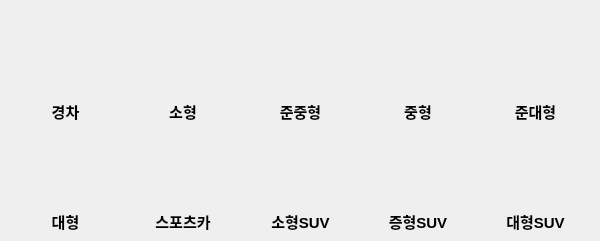
         <widget class="QWidget" name="tab_5">
          <attribute name="title">
           <string>차종별</string>
          </attribute>
          <widget class="QPushButton" name="pushButton_28">
           <property name="enabled">
            <bool>true</bool>
           </property>
           <property name="geometry">
            <rect>
             <x>140</x>
             <y>120</y>
             <width>90</width>
             <height>90</height>
            </rect>
           </property>
           <property name="cursor">
            <cursorShape>PointingHandCursor</cursorShape>
           </property>
           <property name="text">
            <string/>
           </property>
           <property name="icon">
            <iconset>
             <normaloff>../../Desktop/Important/다나와_프로젝트/사진/스포츠카.png</normaloff>../../Desktop/Important/다나와_프로젝트/사진/스포츠카.png</iconset>
           </property>
           <property name="iconSize">
            <size>
             <width>60</width>
             <height>60</height>
            </size>
           </property>
           <property name="default">
            <bool>false</bool>
           </property>
           <property name="flat">
            <bool>true</bool>
           </property>
          </widget>
          <widget class="QPushButton" name="pushButton_29">
           <property name="enabled">
            <bool>true</bool>
           </property>
           <property name="geometry">
            <rect>
             <x>255</x>
             <y>120</y>
             <width>90</width>
             <height>90</height>
            </rect>
           </property>
           <property name="cursor">
            <cursorShape>PointingHandCursor</cursorShape>
           </property>
           <property name="text">
            <string/>
           </property>
           <property name="icon">
            <iconset>
             <normaloff>../../Desktop/Important/다나와_프로젝트/사진/소형SUV.png</normaloff>../../Desktop/Important/다나와_프로젝트/사진/소형SUV.png</iconset>
           </property>
           <property name="iconSize">
            <size>
             <width>60</width>
             <height>60</height>
            </size>
           </property>
           <property name="default">
            <bool>false</bool>
           </property>
           <property name="flat">
            <bool>true</bool>
           </property>
          </widget>
          <widget class="QPushButton" name="pushButton_30">
           <property name="enabled">
            <bool>true</bool>
           </property>
           <property name="geometry">
            <rect>
             <x>370</x>
             <y>120</y>
             <width>90</width>
             <height>90</height>
            </rect>
           </property>
           <property name="cursor">
            <cursorShape>PointingHandCursor</cursorShape>
           </property>
           <property name="text">
            <string/>
           </property>
           <property name="icon">
            <iconset>
             <normaloff>../../Desktop/Important/다나와_프로젝트/사진/중형SUV.png</normaloff>../../Desktop/Important/다나와_프로젝트/사진/중형SUV.png</iconset>
           </property>
           <property name="iconSize">
            <size>
             <width>60</width>
             <height>60</height>
            </size>
           </property>
           <property name="default">
            <bool>false</bool>
           </property>
           <property name="flat">
            <bool>true</bool>
           </property>
          </widget>
          <widget class="QPushButton" name="pushButton_31">
           <property name="enabled">
            <bool>true</bool>
           </property>
           <property name="geometry">
            <rect>
             <x>140</x>
             <y>10</y>
             <width>90</width>
             <height>90</height>
            </rect>
           </property>
           <property name="cursor">
            <cursorShape>PointingHandCursor</cursorShape>
           </property>
           <property name="text">
            <string/>
           </property>
           <property name="icon">
            <iconset>
             <normaloff>../../Desktop/Important/다나와_프로젝트/사진/소형.png</normaloff>../../Desktop/Important/다나와_프로젝트/사진/소형.png</iconset>
           </property>
           <property name="iconSize">
            <size>
             <width>60</width>
             <height>60</height>
            </size>
           </property>
           <property name="default">
            <bool>false</bool>
           </property>
           <property name="flat">
            <bool>true</bool>
           </property>
          </widget>
          <widget class="QPushButton" name="pushButton_32">
           <property name="enabled">
            <bool>true</bool>
           </property>
           <property name="geometry">
            <rect>
             <x>20</x>
             <y>120</y>
             <width>90</width>
             <height>90</height>
            </rect>
           </property>
           <property name="cursor">
            <cursorShape>PointingHandCursor</cursorShape>
           </property>
           <property name="text">
            <string/>
           </property>
           <property name="icon">
            <iconset>
             <normaloff>../../Desktop/Important/다나와_프로젝트/사진/대형.png</normaloff>../../Desktop/Important/다나와_프로젝트/사진/대형.png</iconset>
           </property>
           <property name="iconSize">
            <size>
             <width>60</width>
             <height>60</height>
            </size>
           </property>
           <property name="default">
            <bool>false</bool>
           </property>
           <property name="flat">
            <bool>true</bool>
           </property>
          </widget>
          <widget class="QPushButton" name="pushButton_33">
           <property name="enabled">
            <bool>true</bool>
           </property>
           <property name="geometry">
            <rect>
             <x>20</x>
             <y>10</y>
             <width>90</width>
             <height>90</height>
            </rect>
           </property>
           <property name="cursor">
            <cursorShape>PointingHandCursor</cursorShape>
           </property>
           <property name="text">
            <string/>
           </property>
           <property name="icon">
            <iconset>
             <normaloff>../../Desktop/Important/다나와_프로젝트/사진/경차.png</normaloff>../../Desktop/Important/다나와_프로젝트/사진/경차.png</iconset>
           </property>
           <property name="iconSize">
            <size>
             <width>60</width>
             <height>60</height>
            </size>
           </property>
           <property name="default">
            <bool>false</bool>
           </property>
           <property name="flat">
            <bool>true</bool>
           </property>
          </widget>
          <widget class="QPushButton" name="pushButton_34">
           <property name="enabled">
            <bool>true</bool>
           </property>
           <property name="geometry">
            <rect>
             <x>490</x>
             <y>10</y>
             <width>90</width>
             <height>90</height>
            </rect>
           </property>
           <property name="cursor">
            <cursorShape>PointingHandCursor</cursorShape>
           </property>
           <property name="text">
            <string/>
           </property>
           <property name="icon">
            <iconset>
             <normaloff>../../Desktop/Important/다나와_프로젝트/사진/준대형.png</normaloff>../../Desktop/Important/다나와_프로젝트/사진/준대형.png</iconset>
           </property>
           <property name="iconSize">
            <size>
             <width>60</width>
             <height>60</height>
            </size>
           </property>
           <property name="default">
            <bool>false</bool>
           </property>
           <property name="flat">
            <bool>true</bool>
           </property>
          </widget>
          <widget class="QPushButton" name="pushButton_35">
           <property name="enabled">
            <bool>true</bool>
           </property>
           <property name="geometry">
            <rect>
             <x>490</x>
             <y>120</y>
             <width>90</width>
             <height>90</height>
            </rect>
           </property>
           <property name="cursor">
            <cursorShape>PointingHandCursor</cursorShape>
           </property>
           <property name="text">
            <string/>
           </property>
           <property name="icon">
            <iconset>
             <normaloff>../../Desktop/Important/다나와_프로젝트/사진/대형SUV.png</normaloff>../../Desktop/Important/다나와_프로젝트/사진/대형SUV.png</iconset>
           </property>
           <property name="iconSize">
            <size>
             <width>60</width>
             <height>60</height>
            </size>
           </property>
           <property name="default">
            <bool>false</bool>
           </property>
           <property name="flat">
            <bool>true</bool>
           </property>
          </widget>
          <widget class="QPushButton" name="pushButton_36">
           <property name="enabled">
            <bool>true</bool>
           </property>
           <property name="geometry">
            <rect>
             <x>255</x>
             <y>10</y>
             <width>90</width>
             <height>90</height>
            </rect>
           </property>
           <property name="cursor">
            <cursorShape>PointingHandCursor</cursorShape>
           </property>
           <property name="text">
            <string/>
           </property>
           <property name="icon">
            <iconset>
             <normaloff>../../Desktop/Important/다나와_프로젝트/사진/준중형.png</normaloff>../../Desktop/Important/다나와_프로젝트/사진/준중형.png</iconset>
           </property>
           <property name="iconSize">
            <size>
             <width>60</width>
             <height>60</height>
            </size>
           </property>
           <property name="default">
            <bool>false</bool>
           </property>
           <property name="flat">
            <bool>true</bool>
           </property>
          </widget>
          <widget class="QPushButton" name="pushButton_37">
           <property name="enabled">
            <bool>true</bool>
           </property>
           <property name="geometry">
            <rect>
             <x>370</x>
             <y>10</y>
             <width>90</width>
             <height>90</height>
            </rect>
           </property>
           <property name="cursor">
            <cursorShape>PointingHandCursor</cursorShape>
           </property>
           <property name="text">
            <string/>
           </property>
           <property name="icon">
            <iconset>
             <normaloff>../../Desktop/Important/다나와_프로젝트/사진/중형.png</normaloff>../../Desktop/Important/다나와_프로젝트/사진/중형.png</iconset>
           </property>
           <property name="iconSize">
            <size>
             <width>60</width>
             <height>60</height>
            </size>
           </property>
           <property name="default">
            <bool>false</bool>
           </property>
           <property name="flat">
            <bool>true</bool>
           </property>
          </widget>
          <widget class="QWidget" name="layoutWidget_4">
           <property name="geometry">
            <rect>
             <x>10</x>
             <y>100</y>
             <width>581</width>
             <height>22</height>
            </rect>
           </property>
           <layout class="QGridLayout" name="gridLayout_10">
            <item row="0" column="0">
             <widget class="QLabel" name="label_30">
              <property name="font">
               <font>
                <pointsize>11</pointsize>
                <bold>true</bold>
                <stylestrategy>PreferDefault</stylestrategy>
                <hintingpreference>PreferDefaultHinting</hintingpreference>
               </font>
              </property>
              <property name="text">
               <string>경차</string>
              </property>
              <property name="alignment">
               <set>Qt::AlignCenter</set>
              </property>
             </widget>
            </item>
            <item row="0" column="1">
             <widget class="QLabel" name="label_31">
              <property name="font">
               <font>
                <pointsize>11</pointsize>
                <bold>true</bold>
                <stylestrategy>PreferDefault</stylestrategy>
                <hintingpreference>PreferDefaultHinting</hintingpreference>
               </font>
              </property>
              <property name="text">
               <string>소형</string>
              </property>
              <property name="alignment">
               <set>Qt::AlignCenter</set>
              </property>
             </widget>
            </item>
            <item row="0" column="2">
             <widget class="QLabel" name="label_32">
              <property name="font">
               <font>
                <pointsize>11</pointsize>
                <bold>true</bold>
                <stylestrategy>PreferDefault</stylestrategy>
                <hintingpreference>PreferDefaultHinting</hintingpreference>
               </font>
              </property>
              <property name="text">
               <string>준중형</string>
              </property>
              <property name="alignment">
               <set>Qt::AlignCenter</set>
              </property>
             </widget>
            </item>
            <item row="0" column="3">
             <widget class="QLabel" name="label_33">
              <property name="font">
               <font>
                <pointsize>11</pointsize>
                <bold>true</bold>
                <stylestrategy>PreferDefault</stylestrategy>
                <hintingpreference>PreferDefaultHinting</hintingpreference>
               </font>
              </property>
              <property name="text">
               <string>중형</string>
              </property>
              <property name="alignment">
               <set>Qt::AlignCenter</set>
              </property>
             </widget>
            </item>
            <item row="0" column="4">
             <widget class="QLabel" name="label_34">
              <property name="font">
               <font>
                <pointsize>11</pointsize>
                <bold>true</bold>
                <stylestrategy>PreferDefault</stylestrategy>
                <hintingpreference>PreferDefaultHinting</hintingpreference>
               </font>
              </property>
              <property name="text">
               <string>준대형</string>
              </property>
              <property name="alignment">
               <set>Qt::AlignCenter</set>
              </property>
             </widget>
            </item>
           </layout>
          </widget>
          <widget class="QWidget" name="layoutWidget_5">
           <property name="geometry">
            <rect>
             <x>10</x>
             <y>210</y>
             <width>581</width>
             <height>22</height>
            </rect>
           </property>
           <layout class="QGridLayout" name="gridLayout_11">
            <item row="0" column="0">
             <widget class="QLabel" name="label_35">
              <property name="font">
               <font>
                <pointsize>11</pointsize>
                <bold>true</bold>
                <stylestrategy>PreferDefault</stylestrategy>
                <hintingpreference>PreferDefaultHinting</hintingpreference>
               </font>
              </property>
              <property name="text">
               <string>대형</string>
              </property>
              <property name="alignment">
               <set>Qt::AlignCenter</set>
              </property>
             </widget>
            </item>
            <item row="0" column="1">
             <widget class="QLabel" name="label_36">
              <property name="font">
               <font>
                <pointsize>11</pointsize>
                <bold>true</bold>
                <stylestrategy>PreferDefault</stylestrategy>
                <hintingpreference>PreferDefaultHinting</hintingpreference>
               </font>
              </property>
              <property name="text">
               <string>스포츠카</string>
              </property>
              <property name="alignment">
               <set>Qt::AlignCenter</set>
              </property>
             </widget>
            </item>
            <item row="0" column="2">
             <widget class="QLabel" name="label_37">
              <property name="font">
               <font>
                <pointsize>11</pointsize>
                <bold>true</bold>
                <stylestrategy>PreferDefault</stylestrategy>
                <hintingpreference>PreferDefaultHinting</hintingpreference>
               </font>
              </property>
              <property name="text">
               <string>소형SUV</string>
              </property>
              <property name="alignment">
               <set>Qt::AlignCenter</set>
              </property>
             </widget>
            </item>
            <item row="0" column="3">
             <widget class="QLabel" name="label_38">
              <property name="font">
               <font>
                <pointsize>11</pointsize>
                <bold>true</bold>
                <stylestrategy>PreferDefault</stylestrategy>
                <hintingpreference>PreferDefaultHinting</hintingpreference>
               </font>
              </property>
              <property name="text">
               <string>증형SUV</string>
              </property>
              <property name="alignment">
               <set>Qt::AlignCenter</set>
              </property>
             </widget>
            </item>
            <item row="0" column="4">
             <widget class="QLabel" name="label_39">
              <property name="font">
               <font>
                <pointsize>11</pointsize>
                <bold>true</bold>
                <stylestrategy>PreferDefault</stylestrategy>
                <hintingpreference>PreferDefaultHinting</hintingpreference>
               </font>
              </property>
              <property name="text">
               <string>대형SUV</string>
              </property>
              <property name="alignment">
               <set>Qt::AlignCenter</set>
              </property>
             </widget>
            </item>
           </layout>
          </widget>
         </widget>
